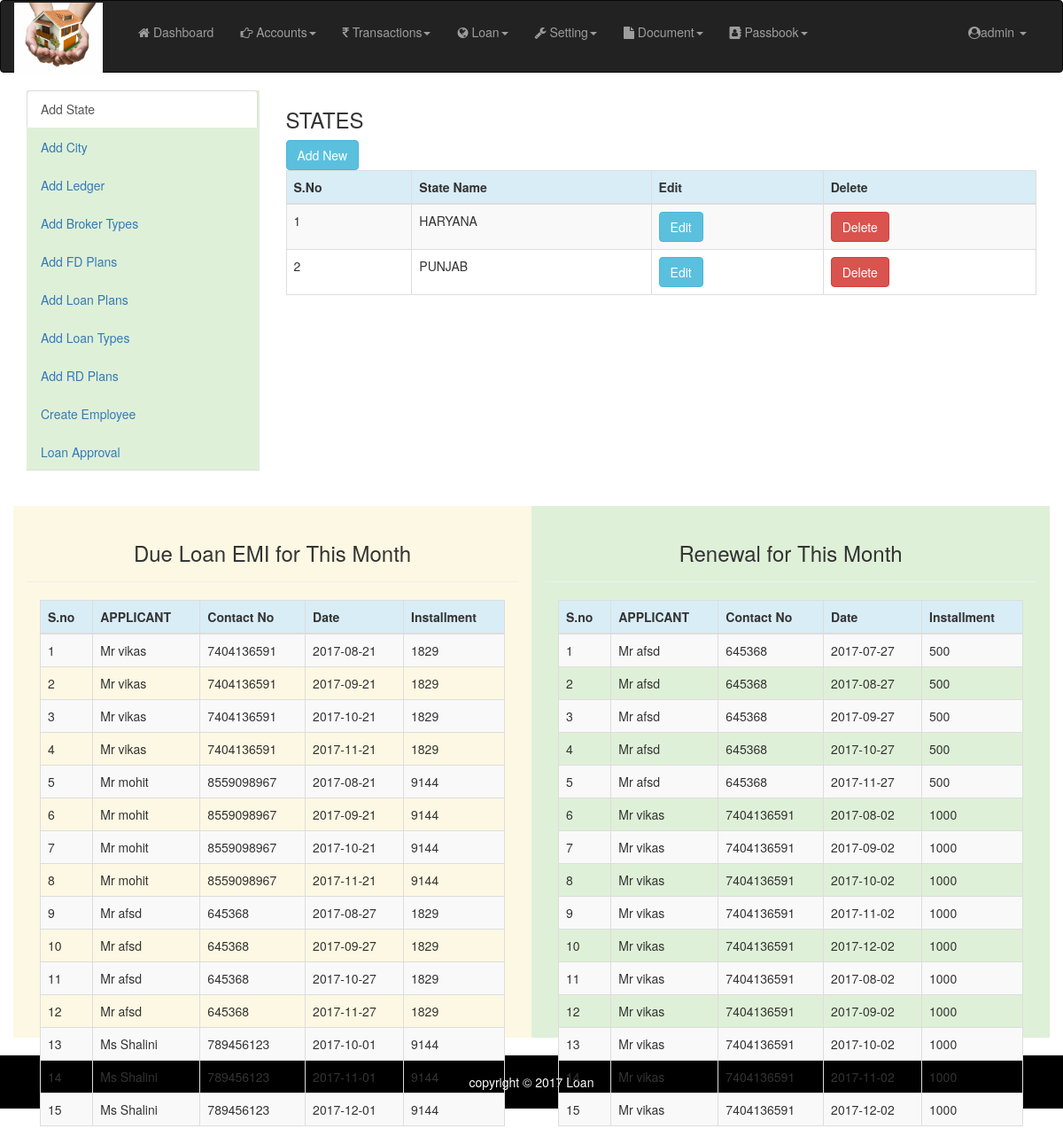
Page /project/admin/dashboard.php (signed in) on the committed database.
### tables this page shows
CREATE TABLE `state` (
  `id` int(11) NOT NULL,
  `state_name` varchar(255) NOT NULL
);

CREATE TABLE `loan_transactions` (
  `id` int(11) NOT NULL,
  `loan_customer_id` int(11) NOT NULL,
  `installment_no` int(11) NOT NULL,
  `installment_amount` int(11) NOT NULL,
  `installment_date` date NOT NULL,
  `is_paid` tinyint(1) NOT NULL
);

CREATE TABLE `rd_transactions` (
  `id` int(11) NOT NULL,
  `rd_customer_id` int(11) NOT NULL,
  `installment_amount` int(11) NOT NULL,
  `installment_no` int(11) NOT NULL,
  `plan_name` int(11) NOT NULL,
  `due_date` date NOT NULL,
  `payment_date` date NOT NULL,
  `late_fee` int(11) NOT NULL,
  `total_amount` int(11) NOT NULL,
  `paid` tinyint(1) NOT NULL
);

### project/admin/dashboard.php (the view, shortened to what this page needs)
<?php
include('connectdb.php');
?>
<!DOCTYPE html>
<html>
	<head>
		<link rel="stylesheet" href="css/bootstrap.css">
		<link rel="stylesheet" href="css/font-awesome.css">
		<link rel="stylesheet" href="css/style.css">
	</head>
	<body>
		<?php include('header.php'); ?>
		<div class="container">
				<div class="row">
				<div class="col-md-3">
					<ul id="myTab" class="nav nav-tabs nav nav-stacked  bg-success">
						  <li class="active"><a data-toggle="tab" href="#addstate">Add State</a></li>
						  <li><a data-toggle="tab" href="#addcity">Add City</a></li>
						  <li><a data-toggle="tab" href="#addledger">Add Ledger</a></li>
						  <li><a data-toggle="tab" href="#addbrokertype">Add Broker Types</a></li>
						  <li><a data-toggle="tab" href="#addfdplans">Add FD Plans</a></li>
						  <li><a data-toggle="tab" href="#addloanplans">Add Loan Plans</a></li>
						  <li><a data-toggle="tab" href="#addloantypes">Add Loan Types</a></li>
						  <li><a data-toggle="tab" href="#addrdplans">Add RD Plans</a></li>
						  <li><a data-toggle="tab" href="#createemployee">Create Employee</a></li>
						  <li><a data-toggle="tab" href="#loan_approval">Loan Approval</a></li>
						</ul>
					</div>
						<div class="tab-content col-md-9">
						  <div id="addstate" class="tab-pane fade in active">
							<h3>STATES</h3>
							<a class="btn btn-info" data-toggle="modal" data-target="#modal_addstate">Add New</a>
							<?php
								$sql_state="select * from state";
								$result_state=mysqli_query($conn,$sql_state);
								echo '
								<div class="table-responsive">
								<table class="table table-bordered table-responsive table-striped">
										<thead class="bg-info">
											<tr>
												<th>S.No</th>
												<th>State Name</th>
												<th>Edit</th>
												<th>Delete</th>
											</tr>
										</thead>
										<tbody>';
										$i=1;
								while($row_state=mysqli_fetch_assoc($result_state)){
									echo '
											<tr>
												<td>'.$i.'</td>
												<td>'.$row_state['state_name'].'</td>
												<td><a href="#modal_editstate'.$i.'" data-toggle="modal" class="btn btn-info">Edit</a></td>
												<td><a class="btn btn-danger">Delete</a></td>
											</tr>';
											$i++;
								}
								echo '</tbody>
									</table>
									</div>';
							?>
						  </div>
						</div>
				</div>
				<br>
				<br>
			<div class="row">
				<div class="col-md-6 bg-warning" style="height:600px">
					<div class="page-header text-center">
						<h3>Due Loan EMI for This Month</h3>
					</div>
					<div class="col-md-12">
					<?php
						$date=date("y-m-d");
						$date1="10-01-01";
						$date2=date("y-m-d",strtotime("+1 month",strtotime($date)));
						$sql_emi="select * from loan_transactions where is_paid=false and installment_date between '$date1' and '$date2'";
						$result_emi=mysqli_query($conn,$sql_emi);
						echo '
						<div table-responsive col-md-12">
								<table class="table  table-striped table-bordered table-hover">
									<thead class="bg-info">
										<tr>
											<th>S.no</th>
											<th>APPLICANT</th>
											<th>Contact No</th>
											<th>Date</th>
											<th>Installment</th>
										</tr>
									</thead>
									<tbody>
									';
									$i=1;
						while($row_emi=mysqli_fetch_assoc($result_emi)){
							$sql_member="select member_name, contact_no from members where id=(select member_id from loan_customers where id='$row_emi[loan_customer_id]')";
							$result_member=mysqli_query($conn,$sql_member);
							$row_member=mysqli_fetch_assoc($result_member);
							$member_name=$row_member['member_name'];
							$contact_no=$row_member['contact_no'];
							echo '
								<tr>
									<td>'.$i.'</td>
									<td>'.$member_name.'</td>
									<td>'.$contact_no.'</td>
									<td>'.$row_emi['installment_date'].'</td>
									<td>'.$row_emi['installment_amount'].'</td>
								</tr>
							';
						$i++;
						}
						echo '
							</tbody>
							</table>
						';
					?>
					</div>
					</div>
				</div>
				<div class="col-md-6 bg-success" style="height:600px;">
					<div class="page-header text-center">
						<h3>Renewal for This Month</h3>
					</div>
					<div class="col-md-12">
					<?php
						$date=date("y-m-d");
						$date1="10-01-01";
						$date2=date("y-m-d",strtotime("+1 month",strtotime($date)));
						$sql_renewal="select * from rd_transactions where paid=false and due_date between '$date1' and '$date2'";
						$result_renewal=mysqli_query($conn,$sql_renewal);
						echo '
						<div table-responsive col-md-12">
								<table class="table  table-striped table-bordered table-hover">
									<thead class="bg-info">
										<tr>
											<th>S.no</th>
											<th>APPLICANT</th>
											<th>Contact No</th>
											<th>Date</th>
											<th>Installment</th>
										</tr>
									</thead>
									<tbody>
									';
									$i=1;
						while($row_renewal=mysqli_fetch_assoc($result_renewal)){
							$sql_member1="select member_name, contact_no from members where id=(select member_id from rd_customer where id='$row_renewal[rd_customer_id]')";
							$result_member1=mysqli_query($conn,$sql_member1);
							$row_member1=mysqli_fetch_assoc($result_member1);
							$member_name1=$row_member1['member_name'];
							$contact_no1=$row_member1['contact_no'];
							echo '
								<tr>
									<td>'.$i.'</td>
									<td>'.$member_name1.'</td>
									<td>'.$contact_no1.'</td>
									<td>'.$row_renewal['due_date'].'</td>
									<td>'.$row_renewal['installment_amount'].'</td>
								</tr>
							';
						$i++;
						}
						echo '
							</tbody>
							</table>
						';
					?>
					</div>
					</div>
				</div>
			</div>
			</div>
		<footer>copyright &copy; 2017 Loan</footer>
	</body>
</html>

### project/admin/css/style.css (style rules this page uses)
table tr { margin: 10 0; }
table tr td { padding: 0 15px; }
footer { padding:20px; background: black; color: white; bottom:0px; margin-top:20px; text-align:center; width: 100%; }

### rows in the picture
state: state_name "HARYANA"
state: state_name "PUNJAB"
loan_transactions: member_name "Mr vikas", contact_no "7404136591", installment_date "2017-08-21", installment_amount "1829"
loan_transactions: member_name "Mr vikas", contact_no "7404136591", installment_date "2017-09-21", installment_amount "1829"
loan_transactions: member_name "Mr vikas", contact_no "7404136591", installment_date "2017-10-21", installment_amount "1829"
loan_transactions: member_name "Mr vikas", contact_no "7404136591", installment_date "2017-11-21", installment_amount "1829"
loan_transactions: member_name "Mr mohit", contact_no "8559098967", installment_date "2017-08-21", installment_amount "9144"
loan_transactions: member_name "Mr mohit", contact_no "8559098967", installment_date "2017-09-21", installment_amount "9144"
loan_transactions: member_name "Mr mohit", contact_no "8559098967", installment_date "2017-10-21", installment_amount "9144"
loan_transactions: member_name "Mr mohit", contact_no "8559098967", installment_date "2017-11-21", installment_amount "9144"
loan_transactions: member_name "Mr afsd", contact_no "645368", installment_date "2017-08-27", installment_amount "1829"
loan_transactions: member_name "Mr afsd", contact_no "645368", installment_date "2017-09-27", installment_amount "1829"
loan_transactions: member_name "Mr afsd", contact_no "645368", installment_date "2017-10-27", installment_amount "1829"
loan_transactions: member_name "Mr afsd", contact_no "645368", installment_date "2017-11-27", installment_amount "1829"
loan_transactions: member_name "Ms Shalini", contact_no "789456123", installment_date "2017-10-01", installment_amount "9144"
loan_transactions: member_name "Ms Shalini", contact_no "789456123", installment_date "2017-11-01", installment_amount "9144"
loan_transactions: member_name "Ms Shalini", contact_no "789456123", installment_date "2017-12-01", installment_amount "9144"
rd_transactions: member_name1 "Mr afsd", contact_no1 "645368", due_date "2017-07-27", installment_amount "500"
rd_transactions: member_name1 "Mr afsd", contact_no1 "645368", due_date "2017-08-27", installment_amount "500"
rd_transactions: member_name1 "Mr afsd", contact_no1 "645368", due_date "2017-09-27", installment_amount "500"
rd_transactions: member_name1 "Mr afsd", contact_no1 "645368", due_date "2017-10-27", installment_amount "500"
rd_transactions: member_name1 "Mr afsd", contact_no1 "645368", due_date "2017-11-27", installment_amount "500"
rd_transactions: member_name1 "Mr vikas", contact_no1 "7404136591", due_date "2017-08-02", installment_amount "1000"
rd_transactions: member_name1 "Mr vikas", contact_no1 "7404136591", due_date "2017-09-02", installment_amount "1000"
rd_transactions: member_name1 "Mr vikas", contact_no1 "7404136591", due_date "2017-10-02", installment_amount "1000"
rd_transactions: member_name1 "Mr vikas", contact_no1 "7404136591", due_date "2017-11-02", installment_amount "1000"
rd_transactions: member_name1 "Mr vikas", contact_no1 "7404136591", due_date "2017-12-02", installment_amount "1000"
rd_transactions: member_name1 "Mr vikas", contact_no1 "7404136591", due_date "2017-08-02", installment_amount "1000"
rd_transactions: member_name1 "Mr vikas", contact_no1 "7404136591", due_date "2017-09-02", installment_amount "1000"
rd_transactions: member_name1 "Mr vikas", contact_no1 "7404136591", due_date "2017-10-02", installment_amount "1000"
rd_transactions: member_name1 "Mr vikas", contact_no1 "7404136591", due_date "2017-11-02", installment_amount "1000"
rd_transactions: member_name1 "Mr vikas", contact_no1 "7404136591", due_date "2017-12-02", installment_amount "1000"

### other values in the picture
$user "admin"
